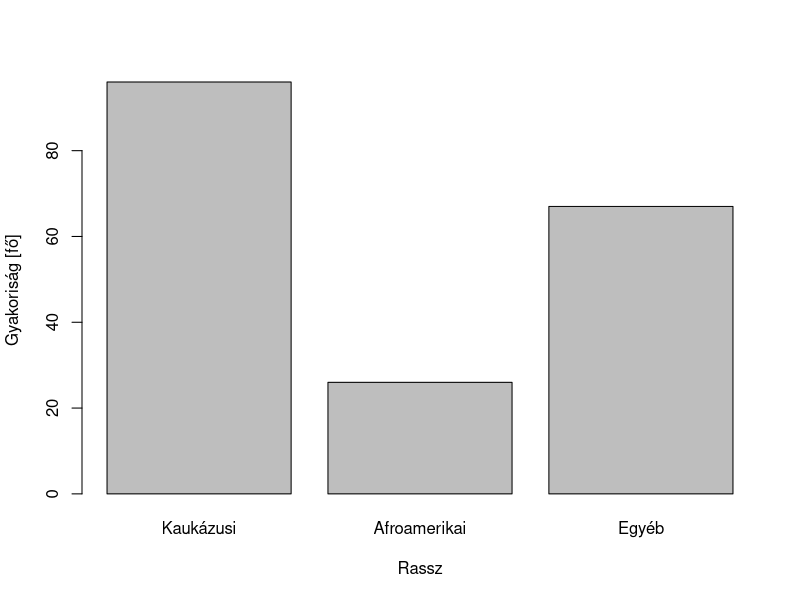
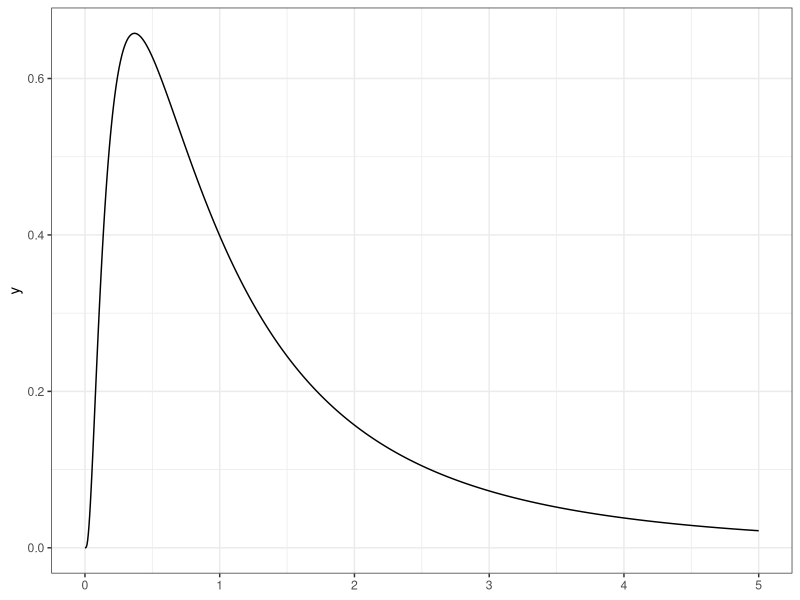
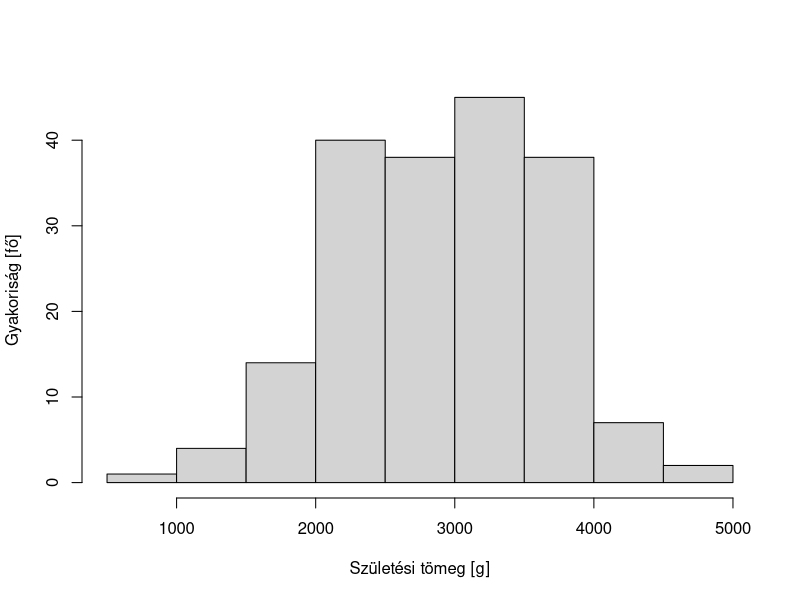
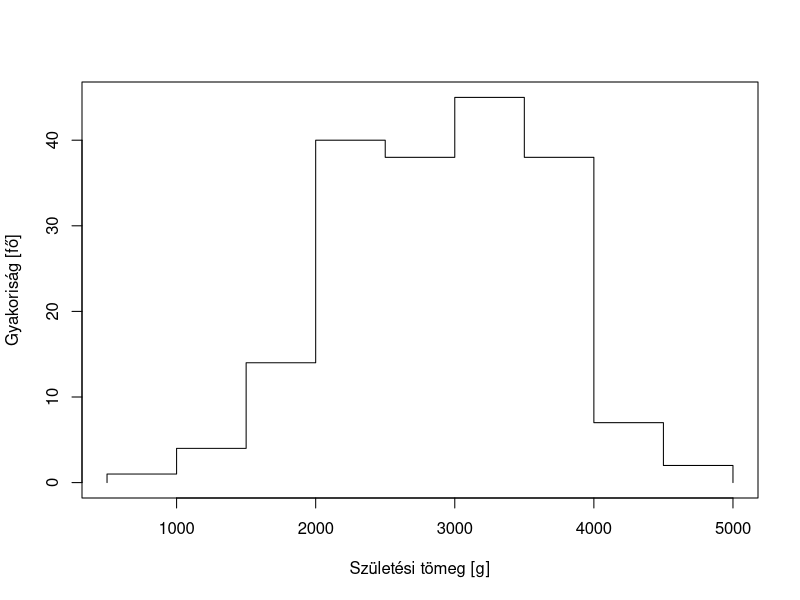
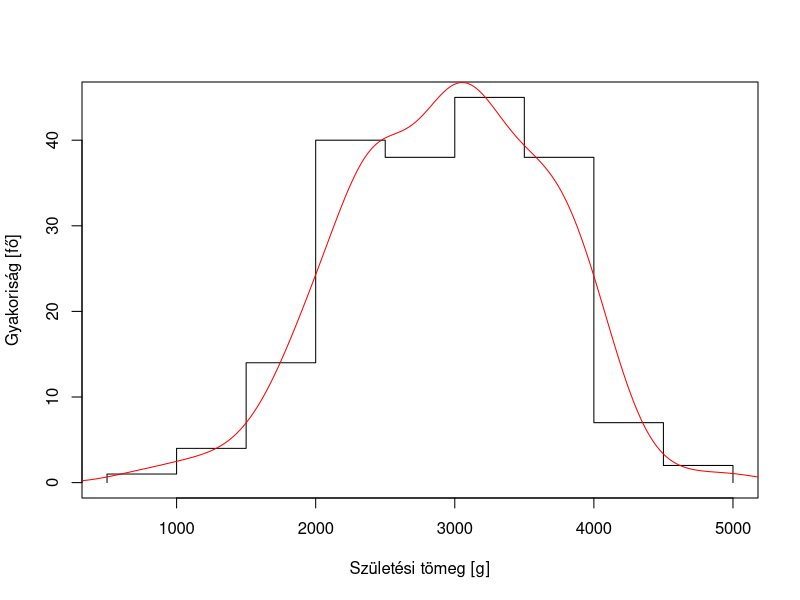
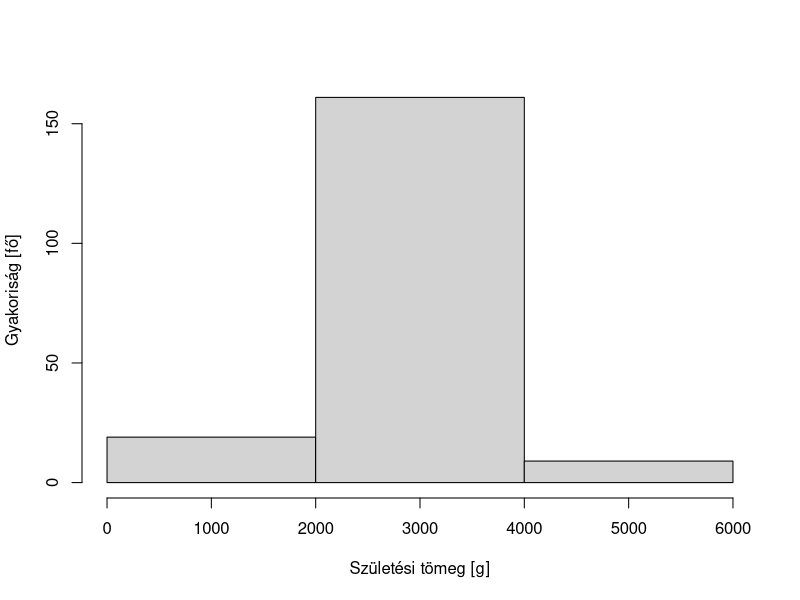
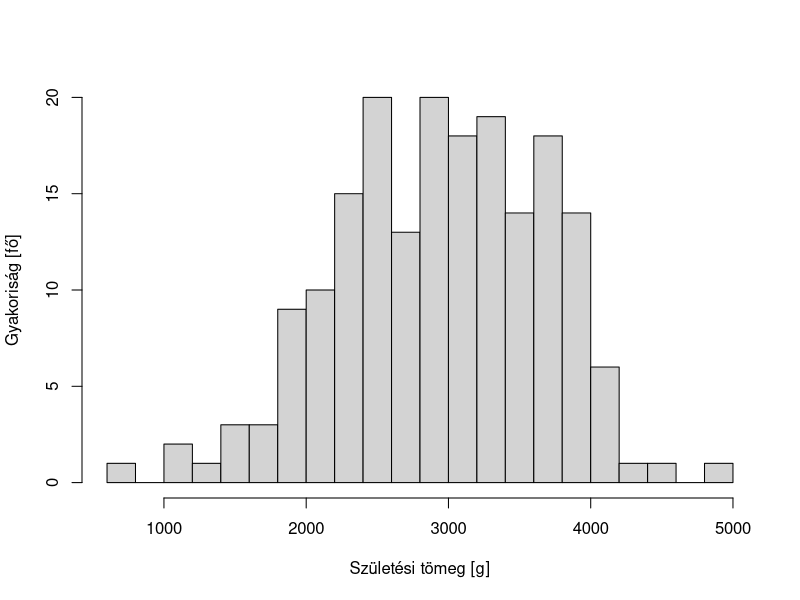
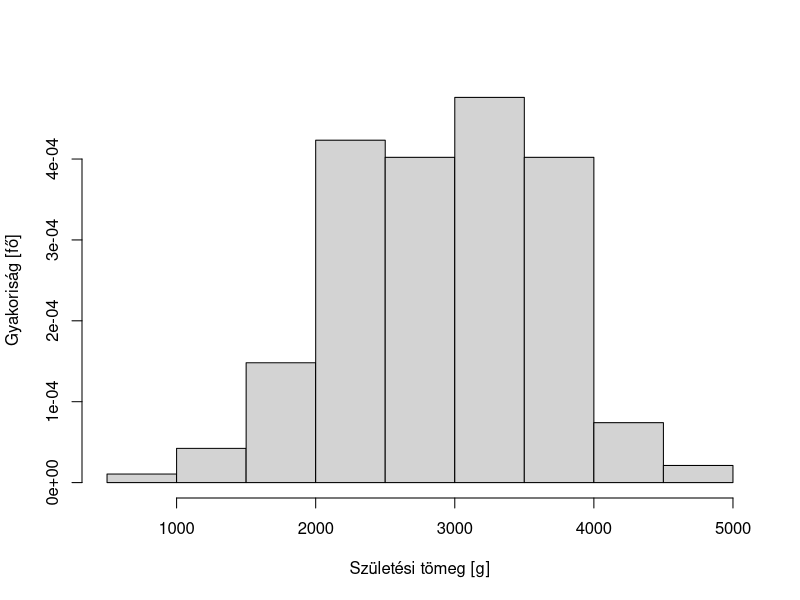

Generate these figures, in order, with R:
## ---- chunk 1
#| echo: false

library(ggplot2)
theme_set(theme_bw())
data(birthwt, package = "MASS")
set.seed(1)
## ---- chunk 2
birthwt$bwt
## ---- chunk 3
mean(birthwt$bwt)
## ---- chunk 4
birthwt$race <- factor(birthwt$race, levels = 1:3,
                       labels = c("Kaukázusi", "Afroamerikai", "Egyéb"))
table(birthwt$race)
prop.table(table(birthwt$race))
cbind(table(birthwt$race), prop.table(table(birthwt$race)))
## ---- chunk 5
#| label: fig-oszlopdiagram
#| fig-cap: "Példa egy minőségi változó ábrázolására oszlopdiagrammal."
barplot(table(birthwt$race), xlab = "Rassz",
        ylab = "Gyakoriság [fő]")
## ---- chunk 6
tab <- table(cut(birthwt$bwt, seq(500, 5000, 500)))
cbind(Ci0 = seq(500, 4500, 500), Ci1 = seq(1000, 5000, 500),
      fi = tab, gi = prop.table(tab))
## ---- chunk 7
#| label: fig-ferde-eloszlas
#| fig-cap: "Példa ferde eloszlásra"
#| echo: false
  
ggplot() + geom_function(fun = dlnorm, xlim = c(0, 5), n = 1001)
## ---- chunk 8
#| label: fig-hisztogram
#| fig-cap: "Példa egy mennyiségi változó ábrázolására hisztogrammal."

hist(birthwt$bwt, xlab = "Születési tömeg [g]",
     ylab = "Gyakoriság [fő]", main = "")
## ---- chunk 9
#| label: fig-hisztogram-kontur
#| fig-cap: "A hisztogram által reprezentált függvény."
#| echo: false

with(hist(birthwt$bwt, plot = FALSE),
     plot(rep(breaks, each = 2), c(0, rep(counts, each = 2), 0),
          type = "l", xlab = "Születési tömeg [g]",
     ylab = "Gyakoriság [fő]"))
## ---- chunk 10
#| label: fig-hisztogram-valodi
#| fig-cap: "Hisztogram, hátterében a valódi eloszlás"
#| echo: false

with(hist(birthwt$bwt, plot = FALSE),
     plot(rep(breaks, each = 2), c(0, rep(counts, each = 2), 0),
          type = "l", xlab = "Születési tömeg [g]",
     ylab = "Gyakoriság [fő]"))
lines(density(birthwt$bwt)$x,
      density(birthwt$bwt)$y*nrow(birthwt)*
        unique(diff((hist(birthwt$bwt, plot = FALSE))$breaks)),
      col = "red")
## ---- chunk 11
#| label: fig-hisztogram-szeles
#| fig-cap: "Születési tömegek hisztogramja, széles osztályközökkel"
#| echo: false

hist(birthwt$bwt, 3, xlab = "Születési tömeg [g]",
     ylab = "Gyakoriság [fő]", main = "")
## ---- chunk 12
#| label: fig-hisztogram-szuk
#| fig-cap: "Születési tömegek hisztogramja, szűk osztályközökkel"
#| echo: false

hist(birthwt$bwt, 30, xlab = "Születési tömeg [g]",
     ylab = "Gyakoriság [fő]", main = "")
## ---- chunk 13
#| label: fig-hisztogram-density
#| fig-cap: "Példa egy mennyiségi változó ábrázolására hisztogrammal."

hist(birthwt$bwt, freq = FALSE, xlab = "Születési tömeg [g]",
     ylab = "Gyakoriság [fő]", main = "")
## ---- chunk 14
#| label: fig-kde
#| fig-cap: "Példa egy mennyiségi változó ábrázolására magfüggvényes sűrűségbecslővel."

plot(density(birthwt$bwt), xlab = "Születési tömeg [g]",
     ylab = "Sűrűség", main = "")
## ---- chunk 15
#| label: fig-boxplot
#| fig-cap: "Példa egy mennyiségi változó ábrázolására boxplottal."

boxplot(birthwt$bwt)
## ---- chunk 16
table(birthwt$race, birthwt$ui)
## ---- chunk 17
tab <- table(birthwt$race, birthwt$ui)
rbind(cbind(tab, margin.table(tab, 1)),
      cbind(t(margin.table(tab, 2)), margin.table(tab)))
## ---- chunk 18
tab <- prop.table(table(birthwt$race, birthwt$ui))
rbind(cbind(tab, margin.table(tab, 1)),
      cbind(t(margin.table(tab, 2)), margin.table(tab)))
## ---- chunk 19
tab <- prop.table(table(birthwt$race, birthwt$ui), 1)
rbind(cbind(tab, margin.table(tab, 1)))
## ---- chunk 20
tab <- prop.table(table(birthwt$race, birthwt$ui), 2)
rbind(tab, t(margin.table(tab, 2)))
## ---- chunk 21
#| label: fig-scatterplot
#| fig-cap: "Két mennyiségi változó kapcsolatának ábrázolása szóródási diagrammal."

plot(bwt ~ lwt, data = birthwt,
     xlab = "Anya testtömege (UM) [font]",
     ylab = "Születési tömeg [g]" )
abline( h = mean(birthwt$bwt), v = mean(birthwt$lwt),
        lty = "dashed")
abline(lm(bwt ~ lwt, data = birthwt), lty = "dotted")
## ---- chunk 22
#| label: fig-corrdemo
#| fig-cap: "Különféle korrelációs együtthatók szemléltetése."
#| echo: false

par(mfrow = c(2, 5))
for(corr in c(-1, -0.99, -0.7, -0.2, 0, 0.2, 0.7, 0.99, 1)) {
  SimData <- MASS::mvrnorm(n = 50, mu = c(0, 0),
                           Sigma = matrix(c(1, corr, corr, 1),
                                          nc = 2, byrow = TRUE))
  plot(SimData, xlab = "", ylab = "",
       main = corr, cex = 2, cex.lab = 3,
       cex.main = 3,  xaxt = "none", yaxt = "none")
  abline(lm(SimData[ , 1 ] ~ SimData[ , 2 ]), lty = "dotted")
}
## ---- chunk 23
#| label: fig-anscombe
#| fig-cap: "Az Anscombe-kvartett."
#| echo: false

par(mfrow = c(2, 2))
plot(anscombe$x1, anscombe$y1, xlab = "x1", ylab = "y1",
     xlim = c(3, 19), ylim = c(3, 13))
abline(lm(anscombe$y1 ~ anscombe$x1), lty = "dotted")
plot(anscombe$x2, anscombe$y2, xlab = "x2", ylab = "y2",
     xlim = c(3, 19), ylim = c(3, 13))
abline(lm(anscombe$y2 ~ anscombe$x2), lty = "dotted")
plot(anscombe$x3, anscombe$y3, xlab = "x3", ylab = "y3",
     xlim = c(3, 19), ylim = c(3, 13))
abline(lm(anscombe$y3 ~ anscombe$x3), lty = "dotted")
plot(anscombe$x4, anscombe$y4, xlab = "x4", ylab = "y4",
     xlim = c(3, 19), ylim = c(3, 13))
abline(lm(anscombe$y4 ~ anscombe$x4), lty = "dotted")
